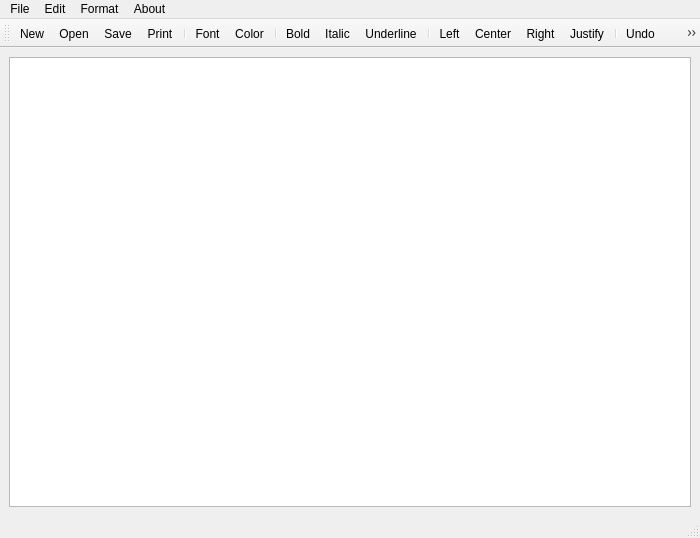
<?xml version="1.0" encoding="UTF-8"?>
<ui version="4.0">
 <class>MainWindow</class>
 <widget class="QMainWindow" name="MainWindow">
  <property name="geometry">
   <rect>
    <x>0</x>
    <y>0</y>
    <width>700</width>
    <height>538</height>
   </rect>
  </property>
  <property name="windowTitle">
   <string>NotePad</string>
  </property>
  <widget class="QWidget" name="centralwidget">
   <layout class="QHBoxLayout" name="horizontalLayout">
    <item>
     <widget class="QTextEdit" name="textEdit"/>
    </item>
   </layout>
  </widget>
  <widget class="QMenuBar" name="menubar">
   <property name="geometry">
    <rect>
     <x>0</x>
     <y>0</y>
     <width>700</width>
     <height>33</height>
    </rect>
   </property>
   <widget class="QMenu" name="menuFile">
    <property name="title">
     <string>File</string>
    </property>
    <addaction name="actionNew"/>
    <addaction name="actionOpen"/>
    <addaction name="actionSave"/>
    <addaction name="separator"/>
    <addaction name="actionPrint"/>
    <addaction name="actionPrint_Preview"/>
    <addaction name="actionExport_PDF"/>
    <addaction name="separator"/>
    <addaction name="actionQuit"/>
   </widget>
   <widget class="QMenu" name="menuEdit">
    <property name="title">
     <string>Edit</string>
    </property>
    <addaction name="actionUndo"/>
    <addaction name="actionRedo"/>
    <addaction name="separator"/>
    <addaction name="actionCut"/>
    <addaction name="actionCopy"/>
    <addaction name="actionPaste"/>
   </widget>
   <widget class="QMenu" name="menuFormat">
    <property name="title">
     <string>Format</string>
    </property>
    <addaction name="actionBold"/>
    <addaction name="actionItalic"/>
    <addaction name="actionUnderline"/>
    <addaction name="separator"/>
    <addaction name="actionLeft"/>
    <addaction name="actionRight"/>
    <addaction name="actionCenter"/>
    <addaction name="actionJustify"/>
    <addaction name="separator"/>
    <addaction name="actionFont"/>
    <addaction name="actionColor"/>
   </widget>
   <widget class="QMenu" name="menuAbout">
    <property name="title">
     <string>About</string>
    </property>
    <addaction name="actionAbout_App"/>
   </widget>
   <addaction name="menuFile"/>
   <addaction name="menuEdit"/>
   <addaction name="menuFormat"/>
   <addaction name="menuAbout"/>
  </widget>
  <widget class="QStatusBar" name="statusbar"/>
  <widget class="QToolBar" name="toolBar">
   <property name="windowTitle">
    <string>toolBar</string>
   </property>
   <attribute name="toolBarArea">
    <enum>TopToolBarArea</enum>
   </attribute>
   <attribute name="toolBarBreak">
    <bool>false</bool>
   </attribute>
   <addaction name="actionNew"/>
   <addaction name="actionOpen"/>
   <addaction name="actionSave"/>
   <addaction name="actionPrint"/>
   <addaction name="separator"/>
   <addaction name="actionFont"/>
   <addaction name="actionColor"/>
   <addaction name="separator"/>
   <addaction name="actionBold"/>
   <addaction name="actionItalic"/>
   <addaction name="actionUnderline"/>
   <addaction name="separator"/>
   <addaction name="actionLeft"/>
   <addaction name="actionCenter"/>
   <addaction name="actionRight"/>
   <addaction name="actionJustify"/>
   <addaction name="separator"/>
   <addaction name="actionUndo"/>
   <addaction name="actionRedo"/>
  </widget>
  <action name="actionNew">
   <property name="icon">
    <iconset>
     <normaloff>../06-Simple_Notepad/files/new.png</normaloff>../06-Simple_Notepad/files/new.png</iconset>
   </property>
   <property name="text">
    <string>New</string>
   </property>
   <property name="shortcut">
    <string>Ctrl+N</string>
   </property>
  </action>
  <action name="actionOpen">
   <property name="icon">
    <iconset>
     <normaloff>../06-Simple_Notepad/files/open.png</normaloff>../06-Simple_Notepad/files/open.png</iconset>
   </property>
   <property name="text">
    <string>Open</string>
   </property>
   <property name="shortcut">
    <string>Ctrl+O</string>
   </property>
  </action>
  <action name="actionSave">
   <property name="icon">
    <iconset>
     <normaloff>../06-Simple_Notepad/files/save.png</normaloff>../06-Simple_Notepad/files/save.png</iconset>
   </property>
   <property name="text">
    <string>Save</string>
   </property>
   <property name="shortcut">
    <string>Ctrl+S</string>
   </property>
  </action>
  <action name="actionPrint">
   <property name="icon">
    <iconset>
     <normaloff>../06-Simple_Notepad/files/print.png</normaloff>../06-Simple_Notepad/files/print.png</iconset>
   </property>
   <property name="text">
    <string>Print</string>
   </property>
   <property name="shortcut">
    <string>Ctrl+P</string>
   </property>
  </action>
  <action name="actionPrint_Preview">
   <property name="icon">
    <iconset resource="../06-Simple_Notepad/files/images.qrc">
     <normaloff>:/images/printprev.png</normaloff>:/images/printprev.png</iconset>
   </property>
   <property name="text">
    <string>Print Preview</string>
   </property>
   <property name="shortcut">
    <string>Ctrl+Shift+P</string>
   </property>
  </action>
  <action name="actionExport_PDF">
   <property name="icon">
    <iconset resource="../06-Simple_Notepad/files/images.qrc">
     <normaloff>:/images/pdf.png</normaloff>:/images/pdf.png</iconset>
   </property>
   <property name="text">
    <string>Export PDF</string>
   </property>
   <property name="shortcut">
    <string>Ctrl+E</string>
   </property>
  </action>
  <action name="actionQuit">
   <property name="icon">
    <iconset>
     <normaloff>../06-Simple_Notepad/files/exit.png</normaloff>../06-Simple_Notepad/files/exit.png</iconset>
   </property>
   <property name="text">
    <string>Quit</string>
   </property>
   <property name="shortcut">
    <string>Ctrl+Q</string>
   </property>
  </action>
  <action name="actionUndo">
   <property name="icon">
    <iconset resource="../06-Simple_Notepad/files/images.qrc">
     <normaloff>:/images/undo.png</normaloff>:/images/undo.png</iconset>
   </property>
   <property name="text">
    <string>Undo</string>
   </property>
   <property name="shortcut">
    <string>Ctrl+Z</string>
   </property>
  </action>
  <action name="actionRedo">
   <property name="icon">
    <iconset>
     <normaloff>../06-Simple_Notepad/files/redo.png</normaloff>../06-Simple_Notepad/files/redo.png</iconset>
   </property>
   <property name="text">
    <string>Redo</string>
   </property>
   <property name="shortcut">
    <string>Ctrl+Shift+Z</string>
   </property>
  </action>
  <action name="actionCut">
   <property name="icon">
    <iconset>
     <normaloff>../06-Simple_Notepad/files/cut.png</normaloff>../06-Simple_Notepad/files/cut.png</iconset>
   </property>
   <property name="text">
    <string>Cut</string>
   </property>
   <property name="shortcut">
    <string>Ctrl+X</string>
   </property>
  </action>
  <action name="actionCopy">
   <property name="icon">
    <iconset>
     <normaloff>../06-Simple_Notepad/files/copy.png</normaloff>../06-Simple_Notepad/files/copy.png</iconset>
   </property>
   <property name="text">
    <string>Copy</string>
   </property>
   <property name="shortcut">
    <string>Ctrl+C</string>
   </property>
  </action>
  <action name="actionPaste">
   <property name="icon">
    <iconset>
     <normaloff>../06-Simple_Notepad/files/paste.png</normaloff>../06-Simple_Notepad/files/paste.png</iconset>
   </property>
   <property name="text">
    <string>Paste</string>
   </property>
   <property name="shortcut">
    <string>Ctrl+V</string>
   </property>
  </action>
  <action name="actionBold">
   <property name="icon">
    <iconset>
     <normaloff>../06-Simple_Notepad/files/bold.png</normaloff>../06-Simple_Notepad/files/bold.png</iconset>
   </property>
   <property name="text">
    <string>Bold</string>
   </property>
   <property name="shortcut">
    <string>Ctrl+U</string>
   </property>
  </action>
  <action name="actionItalic">
   <property name="icon">
    <iconset>
     <normaloff>../06-Simple_Notepad/files/italic.png</normaloff>../06-Simple_Notepad/files/italic.png</iconset>
   </property>
   <property name="text">
    <string>Italic</string>
   </property>
   <property name="shortcut">
    <string>Ctrl+I</string>
   </property>
  </action>
  <action name="actionUnderline">
   <property name="icon">
    <iconset>
     <normaloff>../06-Simple_Notepad/files/underline.png</normaloff>../06-Simple_Notepad/files/underline.png</iconset>
   </property>
   <property name="text">
    <string>Underline</string>
   </property>
   <property name="shortcut">
    <string>Ctrl+E</string>
   </property>
  </action>
  <action name="actionLeft">
   <property name="icon">
    <iconset>
     <normaloff>../06-Simple_Notepad/files/left.png</normaloff>../06-Simple_Notepad/files/left.png</iconset>
   </property>
   <property name="text">
    <string>Left</string>
   </property>
   <property name="shortcut">
    <string>Ctrl+L</string>
   </property>
  </action>
  <action name="actionRight">
   <property name="icon">
    <iconset>
     <normaloff>../06-Simple_Notepad/files/right.png</normaloff>../06-Simple_Notepad/files/right.png</iconset>
   </property>
   <property name="text">
    <string>Right</string>
   </property>
   <property name="shortcut">
    <string>Ctrl+R</string>
   </property>
  </action>
  <action name="actionCenter">
   <property name="icon">
    <iconset>
     <normaloff>../06-Simple_Notepad/files/center.png</normaloff>../06-Simple_Notepad/files/center.png</iconset>
   </property>
   <property name="text">
    <string>Center</string>
   </property>
   <property name="shortcut">
    <string>Ctrl+K</string>
   </property>
  </action>
  <action name="actionJustify">
   <property name="icon">
    <iconset>
     <normaloff>../06-Simple_Notepad/files/justify.png</normaloff>../06-Simple_Notepad/files/justify.png</iconset>
   </property>
   <property name="text">
    <string>Justify</string>
   </property>
   <property name="shortcut">
    <string>Ctrl+J</string>
   </property>
  </action>
  <action name="actionFont">
   <property name="icon">
    <iconset>
     <normaloff>../06-Simple_Notepad/files/font.png</normaloff>../06-Simple_Notepad/files/font.png</iconset>
   </property>
   <property name="text">
    <string>Font</string>
   </property>
  </action>
  <action name="actionColor">
   <property name="icon">
    <iconset>
     <normaloff>../06-Simple_Notepad/files/color.png</normaloff>../06-Simple_Notepad/files/color.png</iconset>
   </property>
   <property name="text">
    <string>Color</string>
   </property>
  </action>
  <action name="actionAbout_App">
   <property name="icon">
    <iconset>
     <normaloff>../06-Simple_Notepad/files/about.png</normaloff>../06-Simple_Notepad/files/about.png</iconset>
   </property>
   <property name="text">
    <string>About App</string>
   </property>
  </action>
 </widget>
 <resources>
  <include location="../06-Simple_Notepad/files/images.qrc"/>
 </resources>
 <connections/>
</ui>
